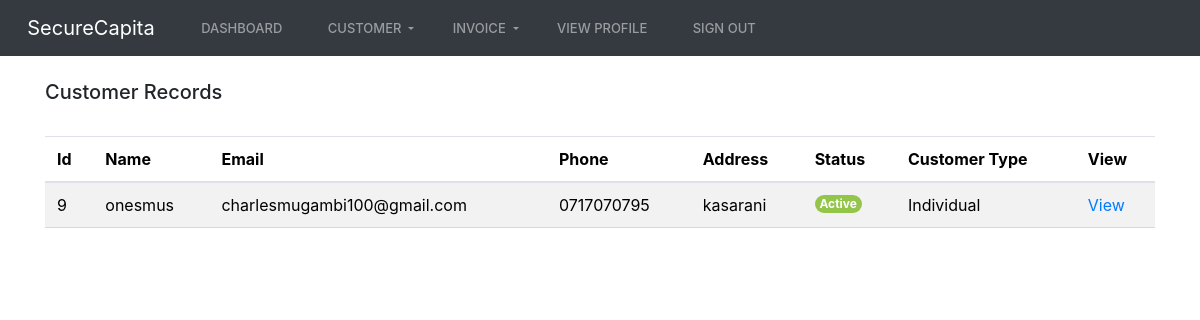
/dashboard (signed in), run on the app's committed database.
### invoice/models.py (models this page shows, shortened)
class Customer(models.Model):
    CUSTOMER_TYPE_CHOICES = (
        ('Individual', 'Individual'),
        ('Institution', 'Institution'),
    )
    CUSTOMER_STATUS_CHOICES = (
        ('Active', 'Active'),
        ('Inactive', 'Inactive'),
    )
    user = models.ForeignKey(User, on_delete=models.CASCADE)
    name = models.CharField(max_length=100)
    address = models.CharField(max_length=200)
    email = models.EmailField()
    phone = models.CharField(max_length=20)
    customer_type = models.CharField(max_length=20, choices=CUSTOMER_TYPE_CHOICES, default='Individual')
    status = models.CharField(max_length=20, choices=CUSTOMER_STATUS_CHOICES, default='Active')

### user/views.py (the view)
# urls.py: path('dashboard', views.dashboard, name="dashboard"),
@login_required(login_url='user:login_user')
def dashboard(request):
    customer_records = Customer.objects.filter(user=request.user)
    context = {'customer_records':customer_records}
    return render(request, 'user/dashboard.html', context=context)

### user/templates/user/dashboard.html (shortened to what this page needs)
<html>
    {% extends 'user/base.html' %}
{% block content %}
    <h5>
        Customer Records
    </h5>
    <br>
    <table class="table table-striped table-hover">
         <thead class="table-striped">
        <tr>
            <th scope="col">Id</th>
            <th scope="col">Name</th>
            <th scope="col">Email</th>
            <th scope="col">Phone</th>
            <th scope="col">Address</th>
            <th scope="col">Status</th>
            <th scope="col">Customer Type</th>
            <th scope="col"> View</th>
        </tr>
         </thead>
         <tbody>
            {% if customer_records  %}
                {% for customer_record in customer_records  %}
                <tr>
                    <td>{{ customer_record.id }}</td>
                    <td>{{ customer_record.name }}</td>
                    <td>{{ customer_record.email }}</td>
                    <td>{{ customer_record.phone }}</td>
                    <td>{{ customer_record.address }}</td>
                    <td>
                        {% if customer_record.status == 'Active' %}
                            <span class="badge rounded-pill text-bg-success">{{ customer_record.status }}</span>
                        {% elif customer_record.status == 'Inactive' %}
                            <span class="badge rounded-pill text-bg-warning">{{ customer_record.status }}</span>
                        {% else %}
                            <span class="badge rounded-pill text-bg-primary">{{ customer_record.status }}</span>
                        {% endif %}
                    </td>
                    <td>{{ customer_record.customer_type }}</td>
                    <td><a href="{% url 'invoice:view_invoices' customer_record.id %}">View</a></td>
                </tr>
                {% endfor %}
            {% endif %}
         </tbody>
    </table>
{% endblock %}

### data on the page
Customer: id "9", name "onesmus", email "charlesmugambi100@gmail.com", phone "0717070795", address "kasarani", status "Active", customer_type "Individual"
